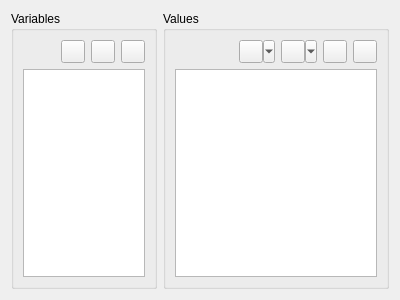
<?xml version="1.0" encoding="UTF-8"?>
<ui version="4.0">
 <class>VariablesEditor</class>
 <widget class="QFrame" name="VariablesEditor">
  <property name="geometry">
   <rect>
    <x>0</x>
    <y>0</y>
    <width>400</width>
    <height>300</height>
   </rect>
  </property>
  <property name="windowTitle">
   <string>My Form Class</string>
  </property>
  <layout class="QHBoxLayout" name="horizontalLayout">
   <item>
    <widget class="QGroupBox" name="gbOthersVariables">
     <property name="maximumSize">
      <size>
       <width>200</width>
       <height>16777215</height>
      </size>
     </property>
     <property name="title">
      <string>Variables</string>
     </property>
     <layout class="QGridLayout" name="_2">
      <item row="0" column="0">
       <spacer>
        <property name="orientation">
         <enum>Qt::Horizontal</enum>
        </property>
        <property name="sizeHint" stdset="0">
         <size>
          <width>20</width>
          <height>20</height>
         </size>
        </property>
       </spacer>
      </item>
      <item row="0" column="1">
       <widget class="QToolButton" name="tbOthersVariablesAdd">
        <property name="toolTip">
         <string>Add...</string>
        </property>
        <property name="icon">
         <iconset>
          <normaloff>:/listeditor/icons/listeditor/add.png</normaloff>:/listeditor/icons/listeditor/add.png</iconset>
        </property>
       </widget>
      </item>
      <item row="0" column="2">
       <widget class="QToolButton" name="tbOthersVariablesEdit">
        <property name="toolTip">
         <string>Edit...</string>
        </property>
        <property name="icon">
         <iconset>
          <normaloff>:/listeditor/icons/listeditor/edit.png</normaloff>:/listeditor/icons/listeditor/edit.png</iconset>
        </property>
       </widget>
      </item>
      <item row="0" column="3">
       <widget class="QToolButton" name="tbOthersVariablesRemove">
        <property name="toolTip">
         <string>Remove...</string>
        </property>
        <property name="icon">
         <iconset>
          <normaloff>:/listeditor/icons/listeditor/remove.png</normaloff>:/listeditor/icons/listeditor/remove.png</iconset>
        </property>
       </widget>
      </item>
      <item row="1" column="0" colspan="4">
       <widget class="QListWidget" name="lwOthersVariables">
        <property name="editTriggers">
         <set>QAbstractItemView::NoEditTriggers</set>
        </property>
        <property name="selectionBehavior">
         <enum>QAbstractItemView::SelectRows</enum>
        </property>
       </widget>
      </item>
     </layout>
    </widget>
   </item>
   <item>
    <widget class="QGroupBox" name="gbOthersValues">
     <property name="title">
      <string>Values</string>
     </property>
     <layout class="QGridLayout" name="_3">
      <item row="0" column="0">
       <spacer>
        <property name="orientation">
         <enum>Qt::Horizontal</enum>
        </property>
        <property name="sizeHint" stdset="0">
         <size>
          <width>20</width>
          <height>20</height>
         </size>
        </property>
       </spacer>
      </item>
      <item row="0" column="1">
       <widget class="QToolButton" name="tbOthersValuesAdd">
        <property name="toolTip">
         <string>Add...</string>
        </property>
        <property name="icon">
         <iconset>
          <normaloff>:/listeditor/icons/listeditor/add.png</normaloff>:/listeditor/icons/listeditor/add.png</iconset>
        </property>
        <property name="popupMode">
         <enum>QToolButton::MenuButtonPopup</enum>
        </property>
       </widget>
      </item>
      <item row="0" column="2">
       <widget class="QToolButton" name="tbOthersValuesEdit">
        <property name="toolTip">
         <string>Edit...</string>
        </property>
        <property name="icon">
         <iconset>
          <normaloff>:/listeditor/icons/listeditor/edit.png</normaloff>:/listeditor/icons/listeditor/edit.png</iconset>
        </property>
        <property name="popupMode">
         <enum>QToolButton::MenuButtonPopup</enum>
        </property>
       </widget>
      </item>
      <item row="0" column="3">
       <widget class="QToolButton" name="tbOthersValuesRemove">
        <property name="toolTip">
         <string>Remove...</string>
        </property>
        <property name="icon">
         <iconset>
          <normaloff>:/listeditor/icons/listeditor/remove.png</normaloff>:/listeditor/icons/listeditor/remove.png</iconset>
        </property>
       </widget>
      </item>
      <item row="0" column="4">
       <widget class="QToolButton" name="tbOthersValuesClear">
        <property name="toolTip">
         <string>Clear...</string>
        </property>
        <property name="icon">
         <iconset>
          <normaloff>:/listeditor/icons/listeditor/clear.png</normaloff>:/listeditor/icons/listeditor/clear.png</iconset>
        </property>
       </widget>
      </item>
      <item row="1" column="0" colspan="5">
       <widget class="QListWidget" name="lwOthersValues">
        <property name="editTriggers">
         <set>QAbstractItemView::NoEditTriggers</set>
        </property>
        <property name="selectionBehavior">
         <enum>QAbstractItemView::SelectRows</enum>
        </property>
       </widget>
      </item>
     </layout>
    </widget>
   </item>
  </layout>
 </widget>
 <resources/>
 <connections/>
</ui>
